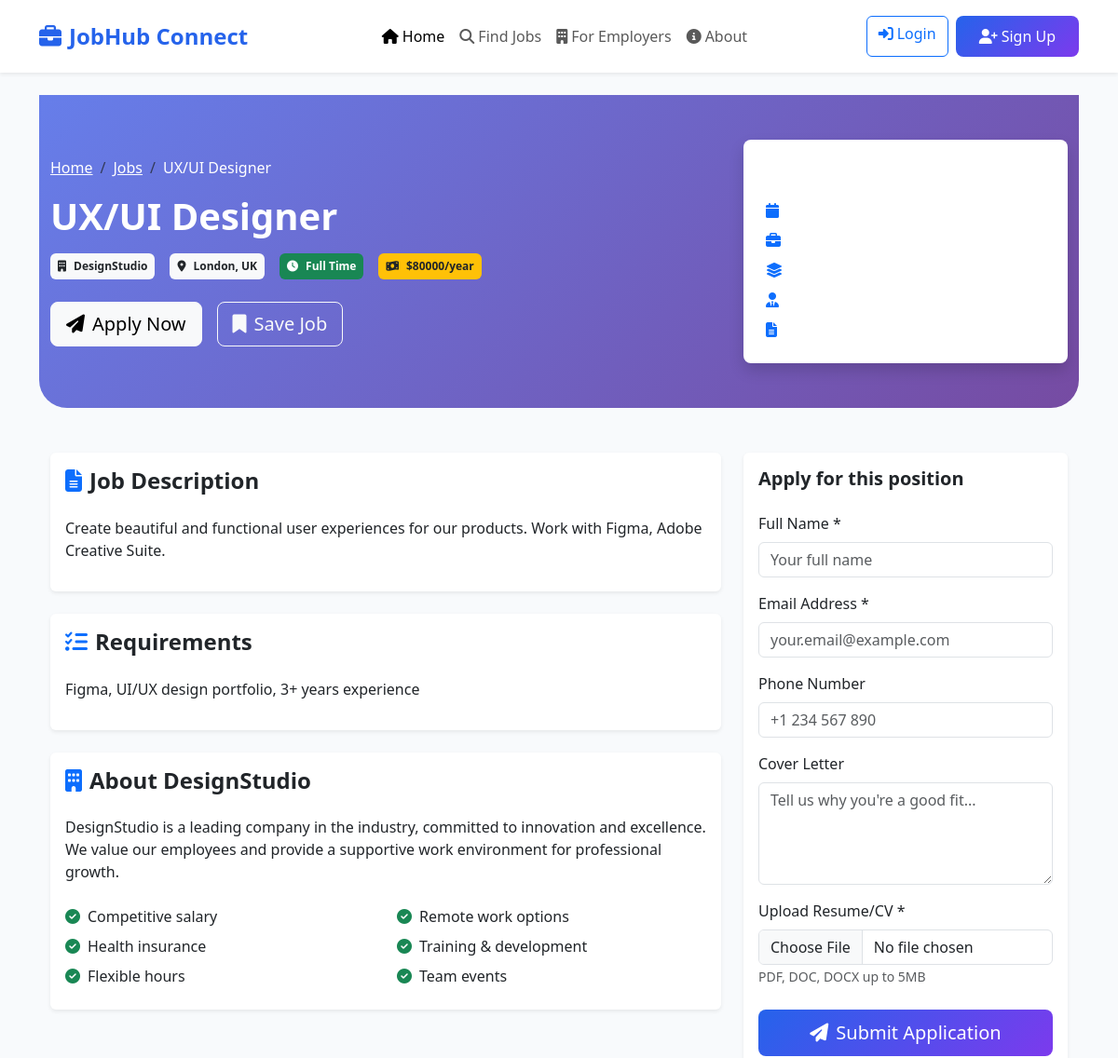
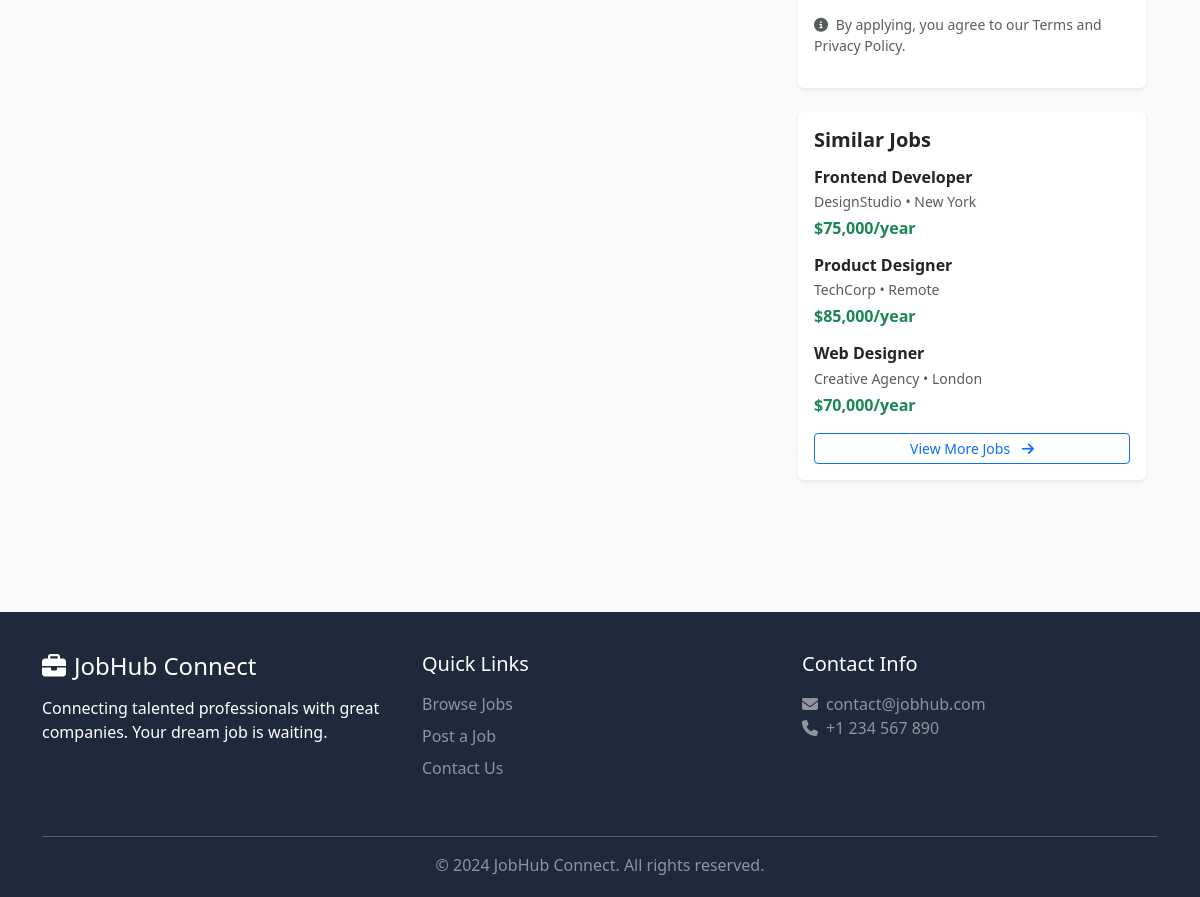
The page /job/5/ on the database its author committed (2 pictures, top to bottom).
### jobs/models.py (models this page shows, shortened)
class Job(models.Model):
    JOB_TYPES = [
        ('full_time', 'Full Time'),
        ('part_time', 'Part Time'),
        ('contract', 'Contract'),
        ('internship', 'Internship'),
        ('remote', 'Remote'),
    ]
    CATEGORIES = [
        ('it', 'Information Technology'),
        ('engineering', 'Engineering'),
        ('healthcare', 'Healthcare'),
        ('finance', 'Finance'),
        ('marketing', 'Marketing'),
        ('education', 'Education'),
        ('other', 'Other'),
    ]
    title = models.CharField(max_length=200)
    company = models.CharField(max_length=200)
    location = models.CharField(max_length=200)
    job_type = models.CharField(max_length=20, choices=JOB_TYPES, default='full_time')
    category = models.CharField(max_length=50, choices=CATEGORIES, default='it')
    description = models.TextField()
    requirements = models.TextField()
    salary = models.DecimalField(max_digits=10, decimal_places=2, null=True, blank=True)
    posted_by = models.ForeignKey(User, on_delete=models.CASCADE)
    posted_date = models.DateTimeField(auto_now_add=True)
    is_active = models.BooleanField(default=True)
    class Meta:
        ordering = ['-posted_date']

### jobs/views.py (the view)
# urls.py: path('job/<int:job_id>/', views.job_detail, name='job_detail'),
def job_detail(request, job_id):
    job = get_object_or_404(Job, id=job_id, is_active=True)
    return render(request, 'job_detail.html', {'job': job})

### templates/job_detail.html (shortened to what this page needs)
{% extends 'base.html' %}
{% load static %}
{% block content %}
<section class="hero-section py-5" style="background: linear-gradient(135deg, #667eea 0%, #764ba2 100%);">
    <div class="container">
        <div class="row align-items-center">
            <div class="col-lg-8">
                <nav aria-label="breadcrumb">
                    <ol class="breadcrumb bg-transparent p-0">
                        <li class="breadcrumb-item"><a href="{% url 'home' %}" class="text-white">Home</a></li>
                        <li class="breadcrumb-item"><a href="#" class="text-white">Jobs</a></li>
                        <li class="breadcrumb-item active text-white" aria-current="page">{{ job.title }}</li>
                    </ol>
                </nav>
                <h1 class="text-white fw-bold mb-3">{{ job.title }}</h1>
                <div class="d-flex flex-wrap gap-3 mb-4">
                    <span class="badge bg-light text-dark p-2">
                        <i class="fas fa-building me-2"></i>{{ job.company }}
                    </span>
                    <span class="badge bg-light text-dark p-2">
                        <i class="fas fa-map-marker-alt me-2"></i>{{ job.location }}
                    </span>
                    <span class="badge bg-success p-2">
                        <i class="fas fa-clock me-2"></i>{{ job.get_job_type_display }}
                    </span>
                    {% if job.salary %}
                    <span class="badge bg-warning text-dark p-2">
                        <i class="fas fa-money-bill-wave me-2"></i>${{ job.salary|floatformat:0 }}/year
                    </span>
                    {% endif %}
                </div>
                <div class="d-flex gap-3">
                    <button class="btn btn-light btn-lg" onclick="applyForJob()">
                        <i class="fas fa-paper-plane me-2"></i>Apply Now
                    </button>
                    <button class="btn btn-outline-light btn-lg">
                        <i class="fas fa-bookmark me-2"></i>Save Job
                    </button>
                </div>
            </div>
            <div class="col-lg-4 text-center">
                <div class="bg-white rounded-3 p-4 shadow">
                    <h5 class="fw-bold mb-3">Job Summary</h5>
                    <div class="text-start">
                        <p class="mb-2"><i class="fas fa-calendar me-2 text-primary"></i><strong>Posted:</strong> {{ job.posted_date|date:"M d, Y" }}</p>
                        <p class="mb-2"><i class="fas fa-briefcase me-2 text-primary"></i><strong>Type:</strong> {{ job.get_job_type_display }}</p>
                        <p class="mb-2"><i class="fas fa-layer-group me-2 text-primary"></i><strong>Category:</strong> {{ job.get_category_display }}</p>
                        <p class="mb-2"><i class="fas fa-user-tie me-2 text-primary"></i><strong>Experience:</strong> Mid Level</p>
                        <p class="mb-0"><i class="fas fa-file-alt me-2 text-primary"></i><strong>Applications:</strong> 24 applied</p>
                    </div>
                </div>
            </div>
        </div>
    </div>
</section>
<section class="py-5">
    <div class="container">
        <div class="row">
            <div class="col-lg-8">
                <div class="card border-0 shadow-sm mb-4">
                    <div class="card-body">
                        <h4 class="fw-bold mb-4">
                            <i class="fas fa-file-alt text-primary me-2"></i>Job Description
                        </h4>
                        <p>{{ job.description|linebreaks }}</p>
                    </div>
                </div>
                <div class="card border-0 shadow-sm mb-4">
                    <div class="card-body">
                        <h4 class="fw-bold mb-4">
                            <i class="fas fa-list-check text-primary me-2"></i>Requirements
                        </h4>
                        {{ job.requirements|linebreaks }}
                    </div>
                </div>
                <div class="card border-0 shadow-sm">
                    <div class="card-body">
                        <h4 class="fw-bold mb-4">
                            <i class="fas fa-building text-primary me-2"></i>About {{ job.company }}
                        </h4>
                        <p>{{ job.company }} is a leading company in the industry, committed to innovation and excellence. We value our employees and provide a supportive work environment for professional growth.</p>
                        <div class="row mt-4">
                            <div class="col-md-6">
                                <p class="mb-2"><i class="fas fa-check-circle text-success me-2"></i>Competitive salary</p>
                                <p class="mb-2"><i class="fas fa-check-circle text-success me-2"></i>Health insurance</p>
                                <p class="mb-2"><i class="fas fa-check-circle text-success me-2"></i>Flexible hours</p>
                            </div>
                            <div class="col-md-6">
                                <p class="mb-2"><i class="fas fa-check-circle text-success me-2"></i>Remote work options</p>
                                <p class="mb-2"><i class="fas fa-check-circle text-success me-2"></i>Training & development</p>
                                <p class="mb-2"><i class="fas fa-check-circle text-success me-2"></i>Team events</p>
                            </div>
                        </div>
                    </div>
                </div>
            </div>
            <div class="col-lg-4">
                <div class="card border-0 shadow-sm sticky-top" style="top: 20px;">
                    <div class="card-body">
                        <h5 class="fw-bold mb-4">Apply for this position</h5>
                        <div class="mb-3">
                            <label class="form-label">Full Name *</label>
                            <input type="text" class="form-control" placeholder="Your full name">
                        </div>
                        <div class="mb-3">
                            <label class="form-label">Email Address *</label>
                            <input type="email" class="form-control" placeholder="your.email@example.com">
                        </div>
                        <div class="mb-3">
                            <label class="form-label">Phone Number</label>
                            <input type="tel" class="form-control" placeholder="+1 234 567 890">
                        </div>
                        <div class="mb-3">
                            <label class="form-label">Cover Letter</label>
                            <textarea class="form-control" rows="4" placeholder="Tell us why you're a good fit..."></textarea>
                        </div>
                        <div class="mb-4">
                            <label class="form-label">Upload Resume/CV *</label>
                            <input type="file" class="form-control">
                            <small class="text-muted">PDF, DOC, DOCX up to 5MB</small>
                        </div>
                        <button class="btn btn-primary w-100 btn-lg" onclick="submitApplication()">
                            <i class="fas fa-paper-plane me-2"></i>Submit Application
                        </button>
                        <p class="text-muted small mt-3">
                            <i class="fas fa-info-circle me-1"></i>
                            By applying, you agree to our Terms and Privacy Policy.
                        </p>
                    </div>
                </div>
                <div class="card border-0 shadow-sm mt-4">
                    <div class="card-body">
                        <h5 class="fw-bold mb-3">Similar Jobs</h5>
                        <div class="similar-job mb-3">
                            <h6 class="fw-bold mb-1">Frontend Developer</h6>
                            <p class="text-muted small mb-1">DesignStudio • New York</p>
                            <p class="text-success fw-bold mb-0">$75,000/year</p>
                        </div>
                        <div class="similar-job mb-3">
                            <h6 class="fw-bold mb-1">Product Designer</h6>
                            <p class="text-muted small mb-1">TechCorp • Remote</p>
                            <p class="text-success fw-bold mb-0">$85,000/year</p>
                        </div>
                        <div class="similar-job">
                            <h6 class="fw-bold mb-1">Web Designer</h6>
                            <p class="text-muted small mb-1">Creative Agency • London</p>
                            <p class="text-success fw-bold mb-0">$70,000/year</p>
                        </div>
                        <a href="#" class="btn btn-outline-primary btn-sm w-100 mt-3">
                            View More Jobs <i class="fas fa-arrow-right ms-2"></i>
                        </a>
                    </div>
                </div>
            </div>
        </div>
    </div>
</section>
{% endblock %}

### templates/base.html (style rules this page uses)
:root { --primary-color: #2563eb; --secondary-color: #7c3aed; --accent-color: #10b981; --dark-color: #1e293b; --light-color: #f8fafc; }
body { font-family: 'Segoe UI', Tahoma, Geneva, Verdana, sans-serif; background-color: #f8fafc; }
.btn-primary { background: linear-gradient(135deg, var(--primary-color), var(--secondary-color)); border: none; padding: 10px 25px; border-radius: 8px; font-weight: 500; }
.hero-section { background: linear-gradient(rgba(30, 41, 59, 0.9), rgba(30, 41, 59, 0.9)); color: white; padding: 80px 0; border-radius: 0 0 30px 30px; }

### rows shown on the page
Job: title "UX/UI Designer", company "DesignStudio", location "London, UK", job_type "Full Time", salary "80000", description "Create beautiful and functional user experiences for our products. Work with Figma, Adobe Creative Suite.", requirements "Figma, UI/UX design portfolio, 3+ years experience"
